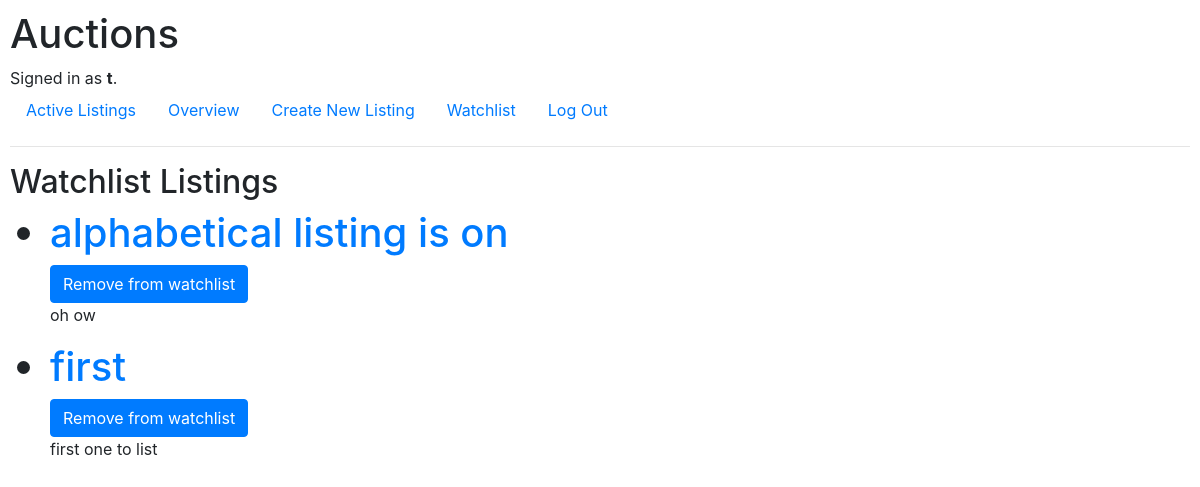
Before: /watchlist/ (signed in) with the older database file.
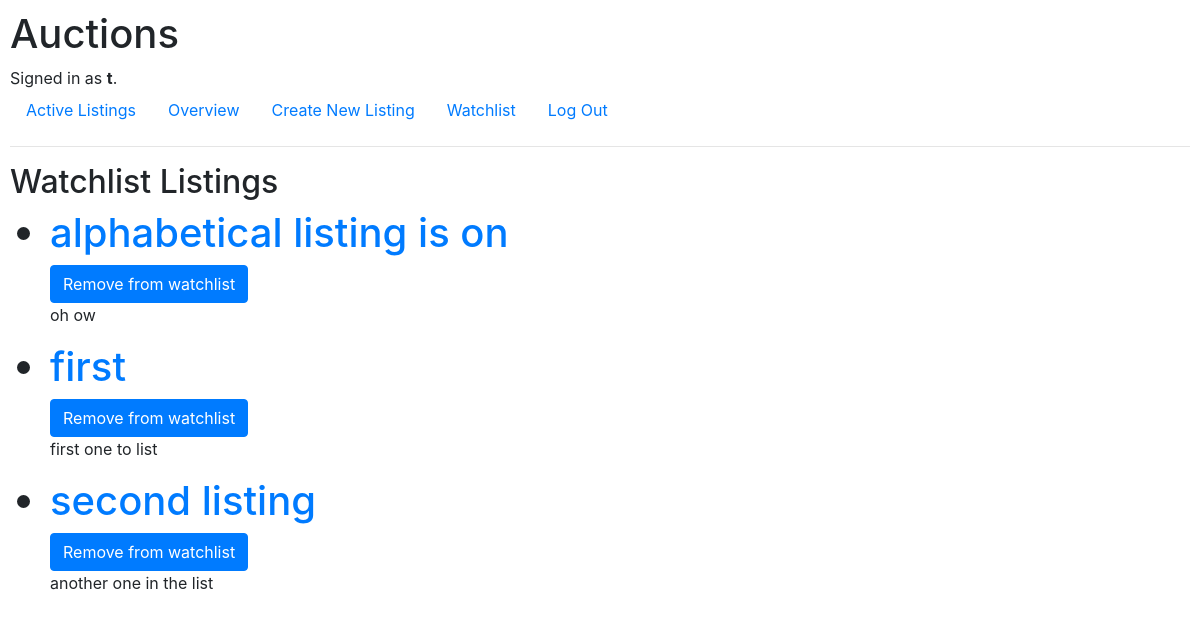
After: the same page with the newer database file.
### auctions/models.py (models this page shows, shortened)
class Auction_Listings(models.Model):
    title = models.CharField(max_length=200)
    description = models.CharField(max_length=20000)
    starting_bid = models.PositiveIntegerField()
    image_file = models.ImageField(upload_to='images', blank=True)
    image_url = models.URLField(max_length=200, blank=True)
    quantity = models.PositiveIntegerField(null=True, blank=True)
    CATEGORIES = (
        ('LAP', 'Laptop'),
        ('CON', 'Console'),
        ('GAD', 'Gadget'),
        ('GAM', 'Game'),
        ('TEL', 'TV'),
        ('FAS', 'Fashion'),
        ('TOY', 'Toys'),
        ('ELE', 'Electronics'),
        ('HOM', 'Home')
       )
    category = models.CharField(
        max_length=45,
        choices=CATEGORIES
    )
    date_posted = models.DateTimeField(auto_now_add=True, blank=True)
    class Meta:
        ordering = ['title']

### auctions/views.py (the view)
# urls.py: path("watchlist/", views.watchlist, name="watchlist"),
def watchlist(request):
    logged_in_user = User.objects.get(id=request.user.id)
    all_wish = logged_in_user.wishlisted.all()
    return render(request, "auctions/watchlist.html", {
                                                "listings": all_wish,
                                                })

### auctions/templates/auctions/watchlist.html (shortened to what this page needs)
{% extends "auctions/layout.html" %}
{% block body %}
    <h2>Watchlist Listings</h2>
    <ul>
    {% for listing in listings %}
            <h1> <li> <a href="{% url 'detail' listing.id %}"> {{ listing.title }} </a></li></h1>
            <form action="{% url 'remove_watch' listing.id %}" method="post">
                <input class="btn btn-primary" type="submit" value="Remove from watchlist">
            </form>
            <p> {{ listing.description }} </p>
            <h2> {{ listing.startin_bid }} </h3>
    {% endfor %}
{% endblock %}

Changed rows visible on the page:
now on this page (row edited): Auction_Listings: title "second listing", description "another one in the list"
